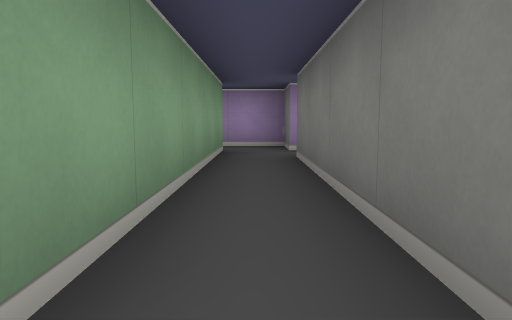
View 1 (above)

16 first-person views from a walk through a cub3D ray-caster map. The camera is about half as high as the walls, tilts 6° down and sees 70° across. The floor is counted in squares. Each view is taken from the middle of a square. On the plan, view 1 faces up. The plan holds only what a view shows up to about 9 squares ahead; the rest is blank.

View 2
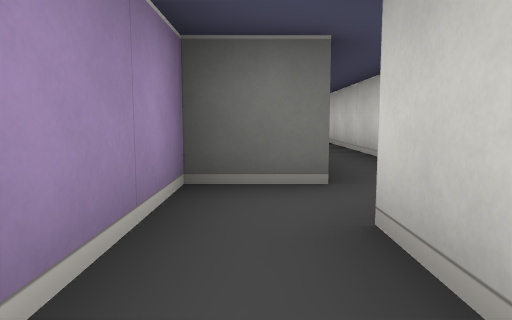

View 3
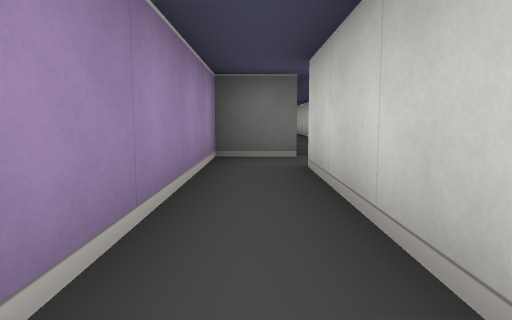

View 4
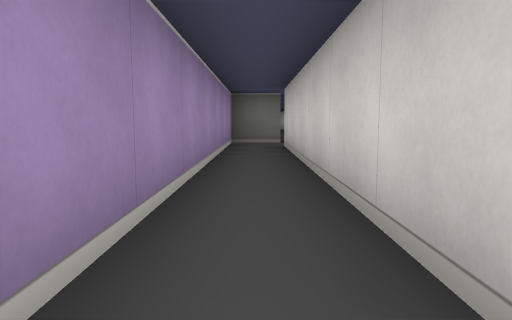

View 5
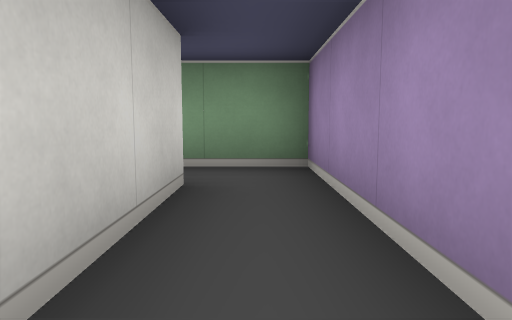

View 6
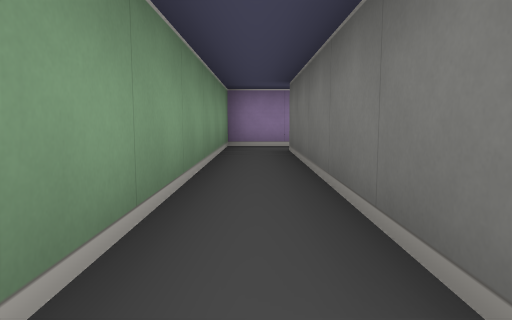

View 7
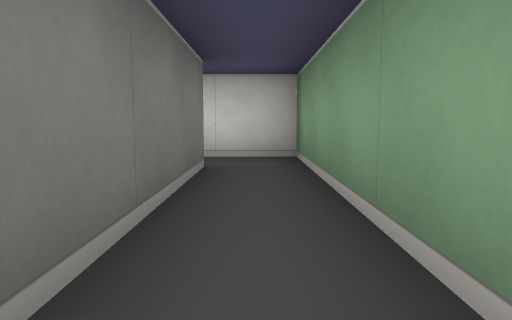

View 8
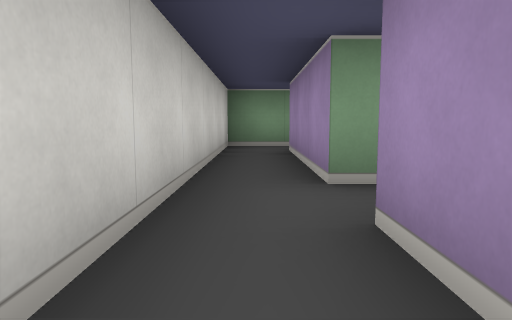

View 9
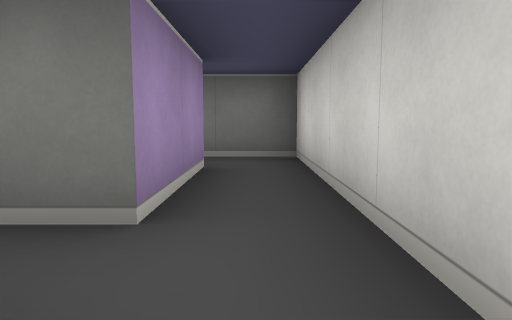

View 10
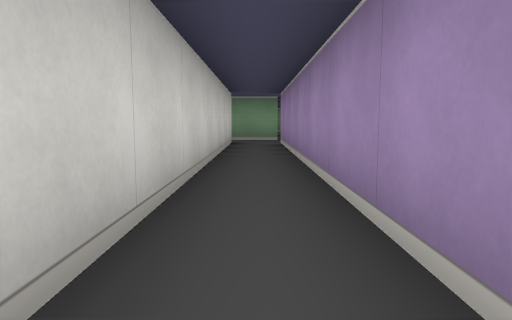

View 11
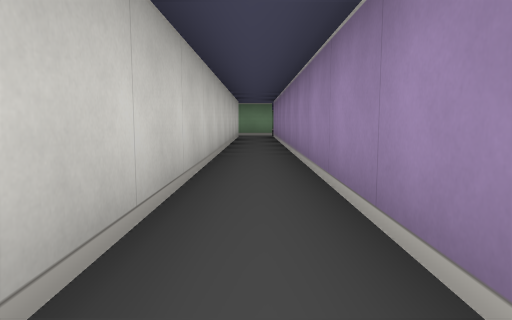

View 12
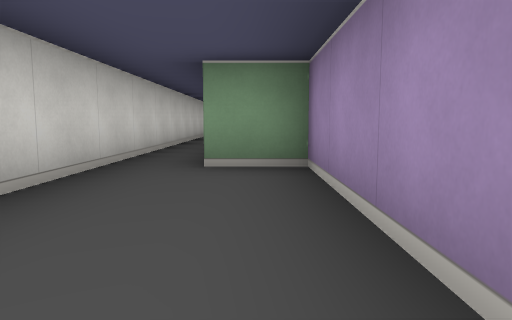

View 13
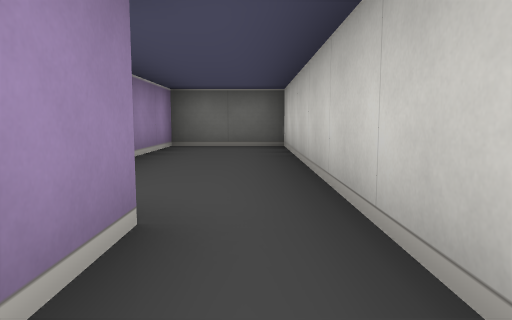

View 14
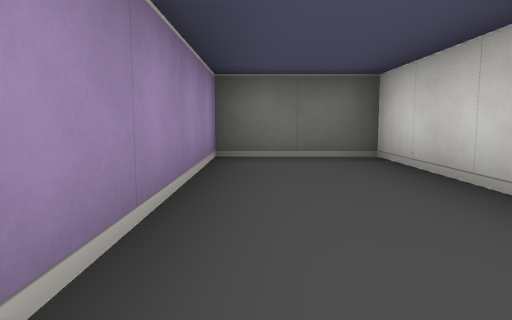

View 15
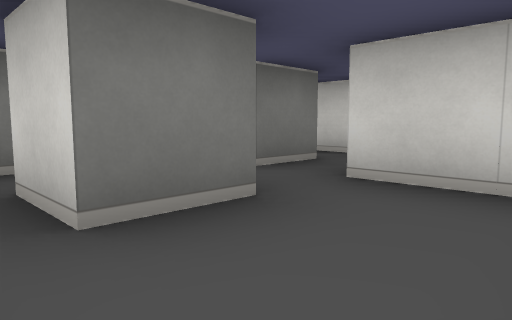

View 16
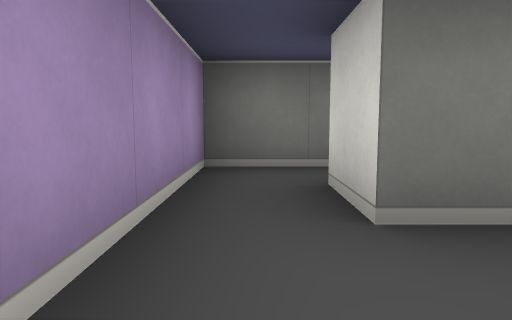

### Floor plan
Points are (right, up) in squares from view 1. A wall is a line through its corners. A room is listed if a view was taken in it or the views show most of it. See-through windows are left out.
Room 1 (views 1, 8, 10, 11, 13)
walls: (-0.5, 5.5) (-0.5, 0.5) (-2.5, 0.5); (-2.5, -0.5) (0.5, -0.5) (0.5, 4.5) (11.5, 4.5); (11.5, 5.5) (0.5, 5.5) (0.5, 6.5) (-0.5, 6.5)
ways out: opening at (-1, 6) to room 2; opening at (-1.5, 0) to room 3; opening at (12, 5) to room 4
Room 2 (views 2, 3, 4, 5, 7)
walls: (-0.5, 6.5) (-7.5, 6.5) (-7.5, 0.5); (-6.5, 0.5) (-6.5, 5.5) (-0.5, 5.5)
ways out: opening at (-1, 6) to room 1; opening at (-7, 1) to room 3
Room 3 (views 6, 9)
walls: (-3.5, 0.5) (-6.5, 0.5); (-7.5, 0.5) (-7.5, -0.5) (-2.5, -0.5)
ways out: opening at (-1.5, 0) to room 1; opening at (-7, 1) to room 2; opening at (-3, 1) to room 5
Room 4 (views 12, 14)
walls: (11.5, 4.5) (16.5, 4.5) (16.5, 6.5) (11.5, 6.5) (11.5, 5.5)
ways out: opening at (12, 5) to room 1
Room 5 (views 15, 16)
walls: (-3.5, 2.5) (-3.5, 3.5) (-2.5, 3.5); (-4.6, 1.5) (-3.5, 1.5); (-1.5, 3.2) (-1.5, 4.5) (-4.4, 4.5); (-2.5, 0.5) (-2.5, 1.5)
ways out: opening at (-3, 1) to room 3

Positions as (right, up) in squares from view 1, and headings:
1: (0, 0), facing up
2: (-2, 6), facing right
3: (-4, 6), facing right
4: (-7, 6), facing right
5: (-4, 6), facing left
6: (-7, 0), facing up
7: (-7, 4), facing down
8: (-1, 0), facing left
9: (-4, 0), facing right
10: (8, 5), facing left
11: (11, 5), facing left
12: (15, 6), facing left
13: (10, 5), facing right
14: (12, 6), facing right
15: (-5, 4), facing down-right
16: (-5, 4), facing right
